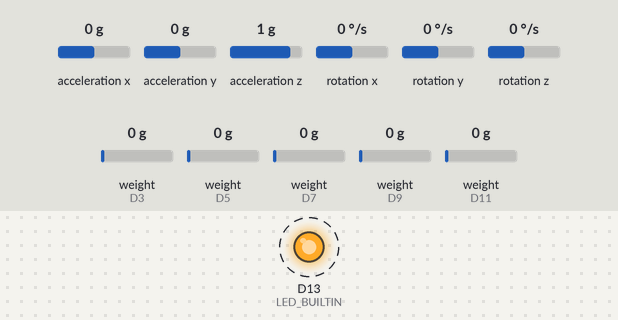
Recording of a sketch running on a simulated Arduino Nano 33 IoT. Shown: output pins drawn as LEDs (lit = HIGH). Dashed ring = blinking. The inputs (shaded band) are chosen by the test bench; at power-on: acceleration x 0 g, acceleration y 0 g, acceleration z 1 g, rotation x 0 °/s, rotation y 0 °/s, rotation z 0 °/s, weight on the scale (sensors on D3, D5, D7, D9, D11) 0 g. WiFi joins after 1.5 s; servers stay silent unless stated; what the sketch prints to the serial monitor is not drawn.

Above: at 16.8 s.
Timing chart, 0 to 19.5 s (numbered marks = the images above):
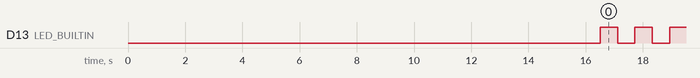

Measured:
- by itself, D13 (LED_BUILTIN): alternates HIGH for 0.61 s and LOW for 0.61 s

The sketch:

sensing_book_main.ino
```cpp
/*
   Code on Arduino Nano for Bachelor Thesis Force-Sensing-Book
   Reads Sensors of the sensoring Book and sends the values to the host computer.
   Based on: tams_HX711 From Norman Hendrich
*/

#include <stdio.h>
#include <list>
//#include <EEPROM.h>
//#include <SERCOM.h>
#include "HX711.h"
#include <algorithm>
#include <vector>
#include <WiFiNINA.h>

bool debugging = false;

char c = ' ';
//long av_index = 0;
long seq_num = 0;
int value = 0;
long  rate = 80;
#define DATASIZE 40

#define BUFSIZE 80
char pbuffer[ BUFSIZE];
String command_serial = "";
int id = -1;
int test = 0;

// Accelerometer
// https://docs.arduino.cc/tutorials/nano-33-iot/imu_accelerometer
#include <Arduino_LSM6DS3.h>
#include <WiFiUdp.h>

float xGyro, yGyro, zGyro;

float x, y, z;
int degreesX = 0;
int degreesY = 0;
int degreesZ = 0;
unsigned long currentMillisInfo = 0;

//WIFI
//please enter your sensitive data in the Secret tab
char ssid[] = "XXX";                // your network SSID (name)
char pass[] = "XXX";                // your network password (use for WPA, or use as key for WEP)
int status = 0;             // the Wi-Fi radio's status
int ledState = LOW;                       //ledState used to set the LED
unsigned long previousMillisInfo = 0;     //will store last time Wi-Fi information was updated
unsigned long previousMillisLED = 0;      // will store the last time LED was updated
const int intervalInfo = 5000;            // interval at which to update the board information

//https://www.arduino.cc/en/Tutorial/LibraryExamples/WiFiNINAWiFiUdpSendReceiveString
char packetBuffer[256]; //buffer to hold incoming packet
char  ReplyBuffer[] = "acknowledged";       // a string to send back
WiFiUDP Udp;
unsigned int localPort = 2390;      // local port to listen on
int packetSize = 0;                 // check if data available

// Klasse mit allen Infos für ein Sensor
class hx711_sensor {
  public:
    String name_id;
    HX711 scale;


    long value = 0;

    long t_last_read = 0;


    //methods
    void init( int dout, int clk) {
      scale.begin( dout, clk );
      scale.set_scale( 1.234567 );
      scale.set_offset( 604949 );
      scale.tare(); // Reset the scale to 0

      scale.wait_ready( 1000 );
    };

};


std::vector<hx711_sensor> sensor_list(5);


void setup() {
  //Serial.begin(115200);
  Serial.begin(9600);

  //Erst starten, wenn monitor gestartet ist.
  //while (!Serial);

  //WIFI
  // set the LED as output
  pinMode(LED_BUILTIN, OUTPUT);
  // attempt to connect to Wi-Fi network:
  while (status != WL_CONNECTED) {
    Serial.print("Attempting to connect to network: ");
    Serial.println(ssid);
    // Connect to WPA/WPA2 network:
    status = WiFi.begin(ssid, pass);

    // wait 10 seconds for connection:
    delay(10000);
  }


  //Accelerometer
  if (!IMU.begin()) {
    Serial.println("Failed to initialize IMU!");

    while (1);
  }
  Serial.print("Accelerometer sample rate = ");
  Serial.print(IMU.accelerationSampleRate());
  Serial.println(" Hz");

  imu();


  //Serial.print( "Default calibration  offset=" ); Serial.print( scale_offset );
  //Serial.print( "  gain=" ); Serial.print( scale_gain ); Serial.println();

  memset( pbuffer, 0, BUFSIZE );

  // HX711 hinzufügen
  hx711_sensor hx1;
  hx711_sensor hx2;
  hx711_sensor hx3;
  hx711_sensor hx4;
  hx711_sensor hx10kg;

  sensor_list[0] = hx1;
  sensor_list[1] = hx2;
  sensor_list[2] = hx3 ;
  sensor_list[3] = hx4;
  sensor_list[4] = hx10kg;

  sensor_list[0].init(3, 2);
  sensor_list[1].init(5, 4);
  sensor_list[2].init(7, 6);
  sensor_list[3].init(9, 8);
  sensor_list[4].init(11, 10);
  //
  //for( int i = 0; i < sensor_list.size(); i++ ) {
  // sensor_list[id].tara_temp = 0;
  // sensor_list[id].tara_in_progress = 1;
  //  }

  Udp.begin(localPort);
  wifi();
}


void loop() {

  //WIFI
  wifi();
  //test
  //send_data("");
  //IMU
  imu();
  // hx711 sensors
  hx711();

  //
  packetSize = Udp.parsePacket();
  //Serial.println(packetSize);
  if (packetSize) {
    int len = Udp.read(packetBuffer, 255);

    Serial.println("Received: " + (String) packetBuffer);
    read_command(packetBuffer);
    if (len > 0) {
      packetBuffer[len] = 0;
      send_data("received command: " + (String) packetBuffer);
    }

    //read_command();
  }

  if ( Serial.available())
  {
    while ( Serial.available() > 0) {
      c = Serial.read();
      command_serial += c;
    }


  } // Serial.available()
  delay(100);
}

void imu() {
  // https://docs.arduino.cc/tutorials/nano-33-iot/imu_accelerometer
  // https://docs.arduino.cc/tutorials/nano-33-iot/imu_gyroscope
  //Serial.println("i1");

  if (IMU.accelerationAvailable()) {
    IMU.readAcceleration(x, y, z);
  }
  else return;
  //Serial.println("i2");
  if (IMU.gyroscopeAvailable()) {

    IMU.readGyroscope(xGyro, yGyro, zGyro);
  }
  else return;

  send_data("imu," + (String) millis() + "," + (String) (x) + "," + (y) + "," + (z)+ ","
  + (String) (xGyro) + "," + (yGyro) + "," + (zGyro));

  if (debugging) {

    if (x > 0.1) {
      x = 100 * x;
      degreesX = map(x, 0, 97, 0, 90);
      Serial.print("Tilting up ");
      Serial.print(degreesX);
      Serial.println("  degrees");
      //send_data("Tilting up " + degreesX-degreesX_offset + "  degrees" );
    }
    if (x < -0.1) {
      x = 100 * x;
      degreesX = map(x, 0, -100, 0, 90);
      Serial.print("Tilting down ");
      Serial.print(degreesX);
      Serial.println("  degrees");
      //send_data("Tilting down " + degreesX-degreesX_offset + "  degrees" );

    }
    if (y > 0.1) {
      y = 100 * y;
      degreesY = map(y, 0, 97, 0, 90);
      Serial.print("Tilting left ");
      Serial.print(degreesY);
      Serial.println("  degrees");
      //send_data("Tilting left " + degreesY-degreesY_offset + "  degrees" );

    }
    if (y < -0.1) {
      y = 100 * y;
      degreesY = map(y, 0, -100, 0, 90);
      Serial.print("Tilting right ");
      Serial.print(degreesY);
      Serial.println("  degrees");
      //send_data("Tilting right " + degreesY-degreesY_offset + "  degrees" );

    }

    if (z > 0.1) {
      z = 100 * z;
      degreesZ = map(z, 0, 97, 0, 90);
      Serial.print("Tilting left ");
      Serial.print(degreesZ);
      Serial.println("  degrees");
      //send_data("Tilting left " + degreesY-degreesY_offset + "  degrees" );

    }
    if (z < -0.1) {
      z = 100 * z;
      degreesZ = map(z, 0, -100, 0, 90);
      Serial.print("Tilting right ");
      Serial.print(degreesZ);
      Serial.println("  degrees");
      //send_data("Tilting right " + degreesY-degreesY_offset + "  degrees" );

    }
  }

}

void wifi() {
  //https://docs.arduino.cc/tutorials/nano-33-iot/WiFi_connection
  currentMillisInfo = millis();
  //Serial.println("1");

  // check if the time after the last update is bigger the interval
  if (currentMillisInfo - previousMillisInfo >= intervalInfo) {
    previousMillisInfo = currentMillisInfo;
    //Serial.println("2");

    Serial.println("Board Information:");
    // print your board's IP address:
    IPAddress ip = WiFi.localIP();
    //Serial.println("3");

    Serial.print("IP Address: ");
    Serial.println(ip);
    //Serial.println("4");

    // print your network's SSID:
    Serial.println();
    Serial.println("Network Information:");
    Serial.print("SSID: ");
    Serial.println(WiFi.SSID());
    //Serial.println("5");

    // print the received signal strength:
    long rssi = WiFi.RSSI();
    Serial.print("signal strength (RSSI):");
    Serial.println(rssi);
    Serial.println("---------------------------------------");
    //Serial.println("6");

  }

  unsigned long currentMillisLED = millis();

  // measure the signal strength and convert it into a time interval
  int intervalLED = WiFi.RSSI() * -10;

  // check if the time after the last blink is bigger the interval
  if (currentMillisLED - previousMillisLED >= intervalLED) {
    previousMillisLED = currentMillisLED;

    // if the LED is off turn it on and vice-versa:
    if (ledState == LOW) {
      ledState = HIGH;
    } else {
      ledState = LOW;
    }

    // set the LED with the ledState of the variable:
    digitalWrite(LED_BUILTIN, ledState);
  }
}

void send_data(String msg) {
  int x = Udp.beginPacket("XXX.XXX.XXX.XX", 12345);
  if (msg == "") {
    Udp.write(ReplyBuffer);
  }
  else {

    Udp.write(msg.c_str());

  }

  Udp.endPacket();
}


void hx711() {
  // get sample from HX711 and store into data array
  for ( int i = 0; i < sensor_list.size(); i++ ) {
    //Serial.print( "h1 \n" );
    sensor_list[i].scale.wait_ready();
    //Serial.print( "h2 \n" );
    if (sensor_list[i].scale.is_ready()) {
      sensor_list[i].value = sensor_list[i].scale.read();
    }
    else {
      Serial.println("HX711 not found.");
    }

  }

  long t_now = millis();
  seq_num ++;
  //av_index ++;

  for ( int i = 0; i < sensor_list.size(); i++ ) {


    sprintf( pbuffer, "W %ld %ld %ld %ld %ld %ld  %ld\n",
             seq_num & 0xffff,
             t_now & 0xffff,
             sensor_list[i].value,
             i);
    Serial.print( pbuffer );
    send_data(pbuffer);
    Serial.print( "h5 \n" );

  }
}

void read_command(String command ) {
  char cmd = command[0];
  int n_tokens = 0;

  switch ( cmd ) {
    default:  // reset position as 0 0
      sprintf( pbuffer, "# Unknown command '%c', ignored\n", cmd );
      Serial.print( pbuffer );
      send_data(pbuffer);
      command = "";
      break;
  } // switch
}
//
```
